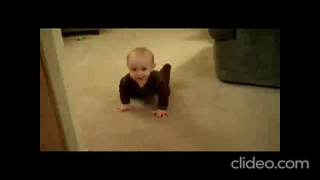
#> input picture frame 0 of Extract_Features/try.mp4, 320 x 180 px
$ jupyter execute try.ipynb
#> lines starting #> are read from the running program, lines starting #| are printed output that depends on the picture
[cell 1]
import math
from typing import List, NamedTuple, Optional
import numpy
import cv2
from dataclasses import dataclass

def mean_pixel_distance(left: numpy.ndarray, right: numpy.ndarray) -> float:
    """Return the mean average distance in pixel values between `left` and `right`.
    Both `left and `right` should be 2 dimensional 8-bit images of the same shape.
    """
    assert len(left.shape) == 2 and len(right.shape) == 2
    assert left.shape == right.shape
    num_pixels: float = float(left.shape[0] * left.shape[1])
    return (numpy.sum(numpy.abs(left.astype(numpy.int32) - right.astype(numpy.int32))) / num_pixels)


def estimated_kernel_size(frame_width: int, frame_height: int) -> int:
    """Estimate kernel size based on video resolution."""
    # TODO: This equation is based on manual estimation from a few videos.
    # Create a more comprehensive test suite to optimize against.
    size: int = 4 + round(math.sqrt(frame_width * frame_height) / 192)
    if size % 2 == 0:
        size += 1
    return size
class ContentDetector():
    class Components(NamedTuple):
        """Components that make up a frame's score, and their default values."""
        delta_hue: float = 1.0
        """Difference between pixel hue values of adjacent frames."""
        delta_sat: float = 1.0
        """Difference between pixel saturation values of adjacent frames."""
        delta_lum: float = 1.0
        """Difference between pixel luma (brightness) values of adjacent frames."""
        delta_edges: float = 1.0
        """Difference between calculated edges of adjacent frames.
        Edge differences are typically larger than the other components, so the detection
        threshold may need to be adjusted accordingly."""

    DEFAULT_COMPONENT_WEIGHTS = Components()
    FRAME_SCORE_KEY = 'content_val'
    """Key in statsfile representing the final frame score after weighed by specified components."""
    @dataclass
    class _FrameData:
        """Data calculated for a given frame."""
        hue: numpy.ndarray
        """Frame hue map [2D 8-bit]."""
        sat: numpy.ndarray
        """Frame saturation map [2D 8-bit]."""
        lum: numpy.ndarray
        """Frame luma/brightness map [2D 8-bit]."""
        edges: Optional[numpy.ndarray]
        """Frame edge map [2D 8-bit, edges are 255, non edges 0]. Affected by `kernel_size`."""
    def __init__(
        self,
        threshold: float = 27.0,
        min_scene_len: int = 15,
        weights: 'ContentDetector.Components' = DEFAULT_COMPONENT_WEIGHTS,
        luma_only: bool = False,
        kernel_size: Optional[int] = None,
    ):
        self._threshold: float = threshold
        self._min_scene_len: int = min_scene_len
        self._last_scene_cut: Optional[int] = None
        self._last_frame: Optional[ContentDetector._FrameData] = None
        self._weights: ContentDetector.Components = weights
        if luma_only:
            self._weights = ContentDetector.LUMA_ONLY_WEIGHTS
        self._kernel: Optional[numpy.ndarray] = None
        if kernel_size is not None:
            print(kernel_size)
            if kernel_size < 3 or kernel_size % 2 == 0:
                raise ValueError('kernel_size must be odd integer >= 3')
            self._kernel = numpy.ones((kernel_size, kernel_size), numpy.uint8)
        self._frame_score: Optional[float] = None
    def _calculate_frame_score(self, frame_num: int, frame_img: numpy.ndarray) -> float:
        """Calculate score representing relative amount of motion in `frame_img` compared to
        the last time the function was called (returns 0.0 on the first call)."""
        # TODO: Add option to enable motion estimation before calculating score components.
        # TODO: Investigate methods of performing cheaper alternatives, e.g. shifting or resizing
        # the frame to simulate camera movement, using optical flow, etc...

        # Convert image into HSV colorspace.
        hue, sat, lum = cv2.split(cv2.cvtColor(frame_img, cv2.COLOR_BGR2HSV))

        # Performance: Only calculate edges if we have to.
        calculate_edges: bool = (self._weights.delta_edges > 0.0)
#                                  or (self.stats_manager is not None)
        edges = self._detect_edges(lum) if calculate_edges else None

        if self._last_frame is None:
            # Need another frame to compare with for score calculation.
            self._last_frame = ContentDetector._FrameData(hue, sat, lum, edges)
            return 0.0

        score_components = ContentDetector.Components(
            delta_hue=mean_pixel_distance(hue, self._last_frame.hue),
            delta_sat=mean_pixel_distance(sat, self._last_frame.sat),
            delta_lum=mean_pixel_distance(lum, self._last_frame.lum),
            delta_edges=(0.0 if edges is None else mean_pixel_distance(
                edges, self._last_frame.edges)),
        )
# [4 lines of commented-out code are left out]


        frame_score: float = (
            sum(component * weight for (component, weight) in zip(score_components, self._weights))
            / sum(abs(weight) for weight in self._weights))

# [7 lines of commented-out code are left out]
        self._last_frame = ContentDetector._FrameData(hue, sat, lum, edges)
        return frame_score
    def process_frame(self, frame_num: int, frame_img: numpy.ndarray) -> List[int]:
        """ Similar to ThresholdDetector, but using the HSV colour space DIFFERENCE instead
        of single-frame RGB/grayscale intensity (thus cannot detect slow fades with this method).
        Arguments:
            frame_num: Frame number of frame that is being passed.
            frame_img: Decoded frame image (numpy.ndarray) to perform scene
                detection on. Can be None *only* if the self.is_processing_required() method
                (inhereted from the base SceneDetector class) returns True.
        Returns:
            List of frames where scene cuts have been detected. There may be 0
            or more frames in the list, and not necessarily the same as frame_num.
        """
        if frame_img is None:
            # TODO(v0.6.2): Make frame_img a required argument in the interface. Log a warning
            # that passing None is deprecated and results will be incorrect if this is the case.
            return []

        # Initialize last scene cut point at the beginning of the frames of interest.
        if self._last_scene_cut is None:
            self._last_scene_cut = frame_num

        self._frame_score = self._calculate_frame_score(frame_num, frame_img)
        if self._frame_score is None:
            return []

        # We consider any frame over the threshold a new scene, but only if
        # the minimum scene length has been reached (otherwise it is ignored).
        if self._frame_score >= self._threshold and (
            (frame_num - self._last_scene_cut) >= self._min_scene_len):
            self._last_scene_cut = frame_num
            return [frame_num]

        return []


    #def post_process(self, frame_num):
    #    """
    #    return []

    def _detect_edges(self, lum: numpy.ndarray) -> numpy.ndarray:
        """Detect edges using the luma channel of a frame.
        Arguments:
            lum: 2D 8-bit image representing the luma channel of a frame.
        Returns:
            2D 8-bit image of the same size as the input, where pixels with values of 255
            represent edges, and all other pixels are 0.
        """
        # Initialize kernel.
        if self._kernel is None:
            kernel_size = estimated_kernel_size(lum.shape[1], lum.shape[0])
            self._kernel = numpy.ones((kernel_size, kernel_size), numpy.uint8)

        # Estimate levels for thresholding.
        # TODO(v0.6.2): Add config file entries for sigma, aperture/kernel size, etc.
        sigma: float = 1.0 / 3.0
        median = numpy.median(lum)
        low = int(max(0, (1.0 - sigma) * median))
        high = int(min(255, (1.0 + sigma) * median))

        # Calculate edges using Canny algorithm, and reduce noise by dilating the edges.
        edges = cv2.Canny(lum, low, high)
        return cv2.dilate(edges, self._kernel)

[cell 2]
import cv2
import os

# Set the video file path
video_path = "try.mp4"

# Set the output directory for the frames
output_dir = "frames"

# Set the sampling rate (number of frames to skip between extractions)
sampling_rate = 10

# Create the output directory if it doesn't exist
if not os.path.exists(output_dir):
    os.makedirs(output_dir)

# Open the video file
cap = cv2.VideoCapture(video_path)

# declare object from class
video_try = ContentDetector()

# Get the total number of frames in the video
total_frames = int(cap.get(cv2.CAP_PROP_FRAME_COUNT))

# Loop through the frames and extract the sampled frames
for frame_idx in range(0, total_frames, sampling_rate):
    # Set the frame index to extract
    cap.set(cv2.CAP_PROP_POS_FRAMES, frame_idx)

    # Read the frame from the video
    ret, frame = cap.read()

    # Check if the frame was successfully read
    if ret:
        # Construct the output file path for the frame
        output_path = os.path.join(output_dir, "frame_{:06d}.jpg".format(frame_idx))

        # Write the frame to the output file
        cv2.imwrite(output_path, frame)
    print(video_try.process_frame(frame_idx,frame))

# Release the video capture object
cap.release()


$ run again, starting later in the video
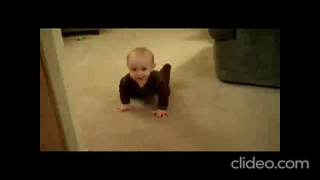
#> input picture frame 0 of Extract_Features/try.mp4, 320 x 180 px

$ run again, starting later in the video
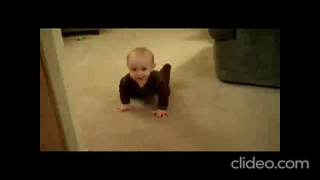
#> input picture frame 0 of Extract_Features/try.mp4, 320 x 180 px
